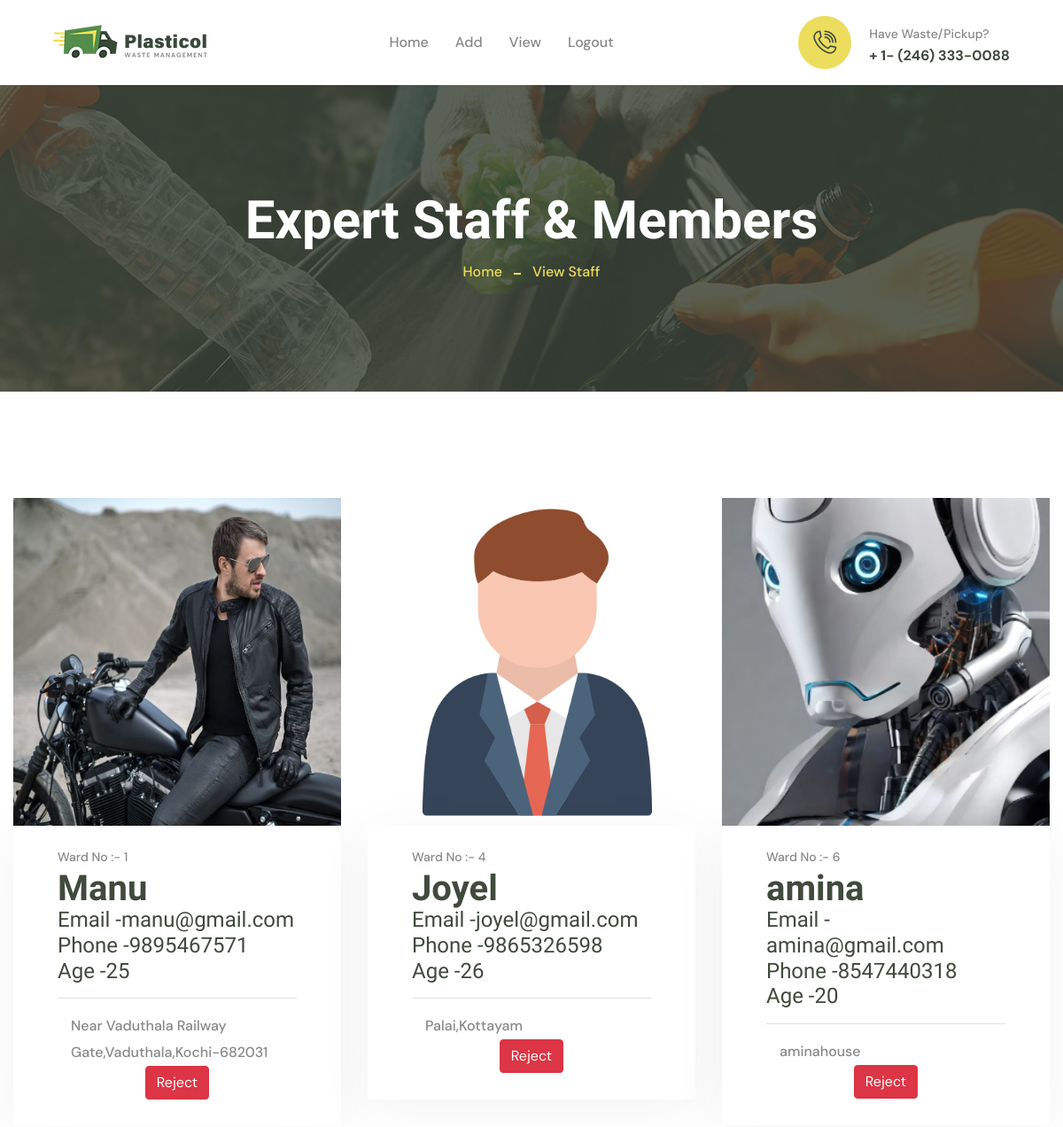
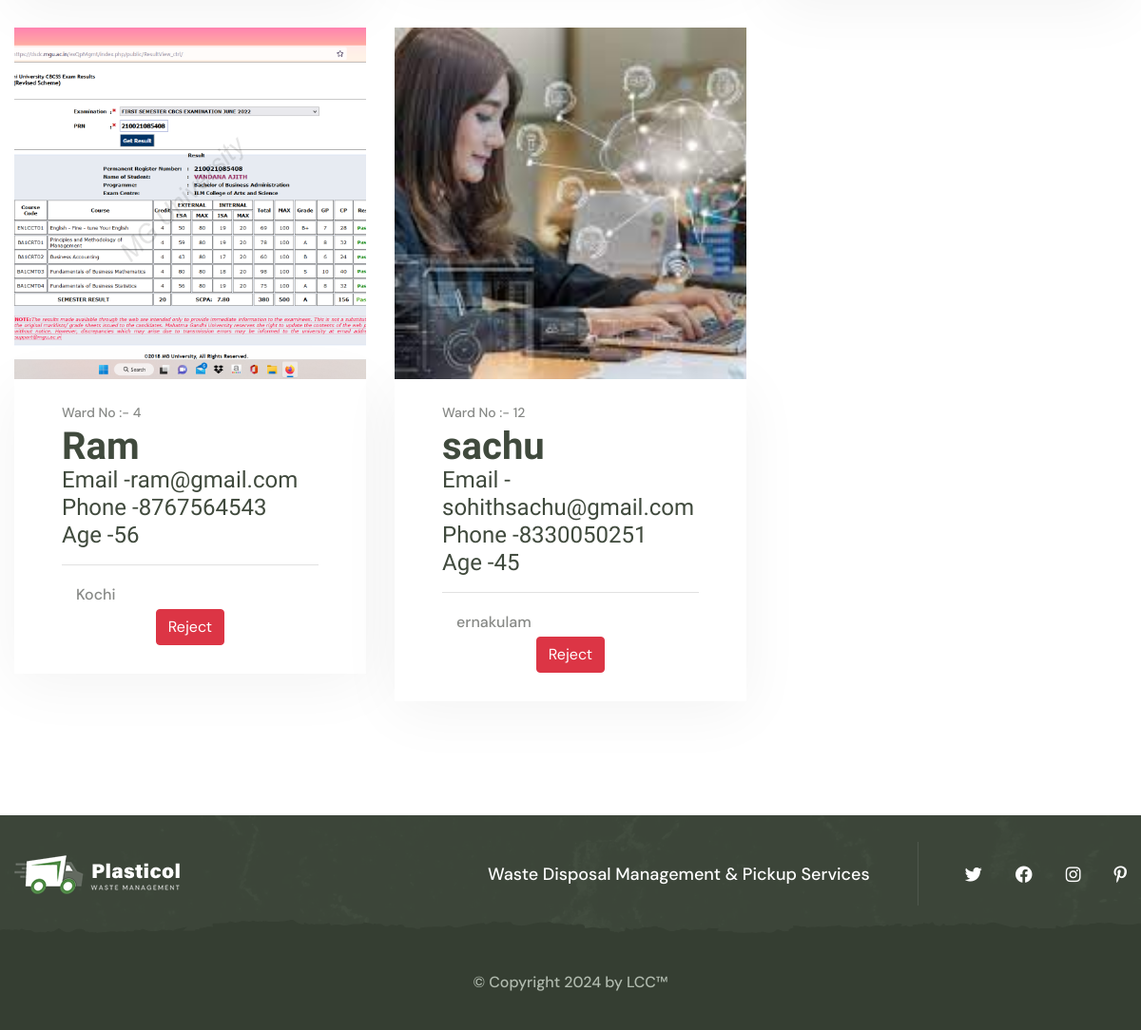
/adminViewStaff/, run on the app's committed database (2 pictures, top to bottom).
### PlasticolApp/models.py (models this page shows, shortened)
class Staff(models.Model):
    name = models.CharField(max_length=100)
    email = models.EmailField(max_length=100)
    phone = models.IntegerField()
    age = models.IntegerField()
    ward = models.IntegerField()
    address = models.CharField(max_length=300)
    image = models.FileField(null=True)
    loginid = models.ForeignKey(Login, on_delete=models.CASCADE)

### PlasticolApp/views.py (the view)
# urls.py: path("adminViewStaff/", views.adminViewStaff),
def adminViewStaff(request):
    data = Staff.objects.all()
    return render(request, "ADMIN/viewStaff.html", {"data": data})

### templates/ADMIN/viewStaff.html (shortened to what this page needs)
{% extends 'ADMIN/adminBase.html' %}
{% block header %}
{% load static %}
<section class="page-header">
    <div class="page-header-bg" style="background-image: url(../static/assets/images/backgrounds/page-header-bg.jpg)">
    </div>
    <div class="container">
        <div class="page-header__inner">
            <h2>Expert Staff & Members</h2>
            <ul class="thm-breadcrumb list-unstyled">
                <li><a href="/adminHome">Home</a></li>
                <li>View Staff</li>
            </ul>
        </div>
    </div>
</section>
<section class="team-one">
    <div class="container">
        <div class="row">
            {% for i in data %}
            <div class="col-xl-4 col-lg-4 wow fadeInUp" data-wow-delay="100ms">
                <div class="team-one__sngle">
                    <div class="team-one__img">
                        <img src="/static/media/{{i.image}}" id="img" alt="">
                    </div>
                    <div class="team-one__content">
                        <p class="team-one__title">Ward No :- {{i.ward}}</p>
                        <h3 class="team-one__name">{{i.name}}</h3>
                        <h4>Email -{{i.email}}</h4>
                        <h4>Phone -{{i.phone}}</h4>
                        <h4>Age -{{i.age}}</h4>
                        <hr>
                        <p class="container">{{i.address}}</p>
                        {% if i.loginid.is_active == 0 %}
                        <center>
                            <a href="/approveStaff?id={{i.email}}" class="btn btn-success">Approve</a>
                            <a href="/rejectStaff?id={{i.email}}" class="btn btn-danger">Reject</a>
                        </center>
                        {% else %}
                        <center>
                            <a href="/rejectStaff?id={{i.email}}" class="btn btn-danger">Reject</a>
                        </center>
                        {% endif %}
                    </div>
                </div>
            </div>
            {% endfor %}
        </div>
    </div>
</section>
{% endblock %}

### templates/ADMIN/adminBase.html (shortened to what this page needs)
{% load static %}
<!DOCTYPE html>
<html lang="en">
<head>
    <link rel="stylesheet" href="{% static 'assets/vendors/bootstrap/css/bootstrap.min.css' %}" />
    <link rel="stylesheet" href="{% static 'assets/vendors/animate/animate.min.css' %}" />
    <link rel="stylesheet" href="{% static 'assets/vendors/animate/custom-animate.css' %}" />
    <link rel="stylesheet" href="{% static 'assets/vendors/fontawesome/css/all.min.css' %}" />
    <link rel="stylesheet" href="{% static 'assets/vendors/jarallax/jarallax.css' %}" />
    <link rel="stylesheet" href="{% static 'assets/vendors/jquery-magnific-popup/jquery.magnific-popup.css' %}" />
    <link rel="stylesheet" href="{% static 'assets/vendors/nouislider/nouislider.min.css' %}" />
    <link rel="stylesheet" href="{% static 'assets/vendors/nouislider/nouislider.pips.css' %}" />
    <link rel="stylesheet" href="{% static 'assets/vendors/odometer/odometer.min.css' %}" />
    <link rel="stylesheet" href="{% static 'assets/vendors/swiper/swiper.min.css' %}" />
    <link rel="stylesheet" href="{% static 'assets/vendors/wostin-icons/style.css' %}">
    <link rel="stylesheet" href="{% static 'assets/vendors/tiny-slider/tiny-slider.min.css' %}" />
    <link rel="stylesheet" href="{% static 'assets/vendors/reey-font/stylesheet.css' %}" />
    <link rel="stylesheet" href="{% static 'assets/vendors/owl-carousel/owl.carousel.min.css' %}" />
    <link rel="stylesheet" href="{% static 'assets/vendors/owl-carousel/owl.theme.default.min.css' %}" />
    <link rel="stylesheet" href="{% static 'assets/vendors/bxslider/jquery.bxslider.css' %}" />
    <link rel="stylesheet" href="{% static 'assets/vendors/bootstrap-select/css/bootstrap-select.min.css' %}" />
    <link rel="stylesheet" href="{% static 'assets/vendors/vegas/vegas.min.css' %}" />
    <link rel="stylesheet" href="{% static 'assets/vendors/jquery-ui/jquery-ui.css' %}" />
    <link rel="stylesheet" href="{% static 'assets/vendors/timepicker/timePicker.css' %}" />
    <link rel="stylesheet" href="{% static 'assets/css/wostin.css' %}" />
    <link rel="stylesheet" href="{% static 'assets/css/wostin-responsive.css' %}" />
</head>
<body>
    <div class="page-wrapper">
        <header class="main-header clearfix">
            <div class="main-header__inner clearfix">
                <div class="main-header__logo">
                    <a href="/index"><img src="{% static 'assets/images/resources/logo-1.png' %}" alt=""></a>
                </div>
                <div class="main-menu__menu-box">
                    <div class="main-menu__menu-bottom">
                        <nav class="main-menu clearfix">
                            <div class="main-menu__main-menu-box">
                                <ul class="main-menu__list">
                                    <li>
                                        <a href="/adminHome">Home</a>
                                    </li>
                                    <li class="dropdown">
                                        <a>Add</a>
                                    </li>
                                    <li class="dropdown">
                                        <a>View</a>
                                    </li>
                                    <li>
                                        <a href="/login">Logout</a>
                                    </li>
                                </ul>
                            </div>
                        </nav>
                    </div>
                </div>
                <div class="main-header__right">
                    <div class="main-header__right__call-icon">
                        <span class="icon-phone-ringing"></span>
                    </div>
                    <div class="main-header__right-call-number">
                        <p>Have Waste/Pickup?</p>
                        <h5><a href="tel:12463330088">+ 1- (246) 333-0088</a></h5>
                    </div>
                </div>
            </div>
        </header>
        {% block header %}
        {% endblock %}
        <footer class="site-footer">
            <div class="site-footer__top">
                <div class="container">
                    <div class="site-footer__top-inner">
                        <div class="site-footer__top-logo">
                            <a href="/index"><img src="{% static 'assets/images/resources/footer-logo.png' %}"
                                    alt=""></a>
                        </div>
                        <div class="site-footer__top-right">
                            <p class="site-footer__top-right-text">Waste Disposal Management & Pickup Services</p>
                            <div class="site-footer__social">
                                <a href="#"><i class="fab fa-twitter"></i></a>
                                <a href="#"><i class="fab fa-facebook"></i></a>
                                <a href="#"><i class="fab fa-instagram"></i></a>
                                <a href="#"><i class="fab fa-pinterest-p"></i></a>
                            </div>
                        </div>
                    </div>
                </div>
            </div>
            <div class="site-footer__bottom">
                <div class="site-footer-bottom-shape"
                    style="background-image: url(../static/assets/images/shapes/site-footer-bottom-shape.png);"></div>
                <div class="container">
                    <div class="row">
                        <div class="col-xl-12">
                            <div class="site-footer__bottom-inner">
                                <p class="site-footer__bottom-text">© Copyright 2024 by <a href="#">LCC™</a>
                                </p>
                            </div>
                        </div>
                    </div>
                </div>
            </div>
        </footer>
    </div>
</body>
</html>

### static/assets/css/wostin-responsive.css (style rules this page uses)
@media only screen and (min-width: 1200px) and (max-width: 1399px) { .main-menu__menu-box { width: 60%; } }
@media only screen and (min-width: 1200px) and (max-width: 1399px) { .main-header__logo { padding: 27.5px 0; } }
@media only screen and (min-width: 1200px) and (max-width: 1399px) { .main-header__right { padding: 18px 0; } }
@media only screen and (min-width: 1200px) and (max-width: 1399px) { .main-menu .main-menu__list>li+li { margin-left: 30px; } }
@media only screen and (min-width: 1200px) and (max-width: 1399px) { .stricky-header .main-menu__list>li+li { margin-left: 70px; } }

### templates/ADMIN/viewStaff.html (style rules this page uses)
#img { height: 370px; width: 383px; object-fit: cover; }

### data on the page
Staff: image (picture), ward "1", name "Manu", email "manu@gmail.com", phone "9895467571", age "25", address "Near Vaduthala Railway Gate,Vaduthala,Kochi-682031"
Staff: image (picture), ward "4", name "Joyel", email "joyel@gmail.com", phone "9865326598", age "26", address "Palai,Kottayam"
Staff: image (picture), ward "6", name "amina", email "amina@gmail.com", phone "8547440318", age "20", address "aminahouse"
Staff: image (picture), ward "4", name "Ram", email "ram@gmail.com", phone "8767564543", age "56", address "Kochi"
Staff: image (picture), ward "12", name "sachu", email "sohithsachu@gmail.com", phone "8330050251", age "45", address "ernakulam"
